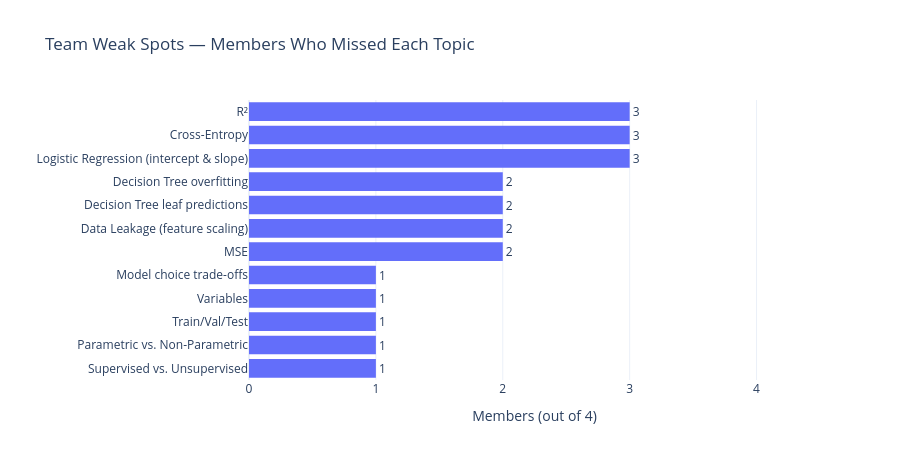

The code cell stored with this chart in its notebook:
### Markdown cell above
### 📋 Team Question-by-Question Breakdown

| # | Topic | Key | Sultan | Eche | John | Antonio | Missed by |
|---|---|:---:|:---:|:---:|:---:|:---:|:---:|
| 1 | Supervised vs. unsupervised | C | C ✅ | A ❌ | C ✅ | C ✅ | 1/4 |
| 2 | Dependent vs. independent variables | A | A ✅ | B ❌ | A ✅ | A ✅ | 1/4 |
| 3 | Train / validation / test | D | D ✅ | C ❌ | D ✅ | D ✅ | 1/4 |
| 4 | MSE | B | E ❌ | E ❌ | B ✅ | B ✅ | 2/4 |
| 5 | R² | E | C ❌ | B ❌ | D ❌ | E ✅ | 3/4 |
| 6 | Residuals & linearization | A | A ✅ | A ✅ | A ✅ | A ✅ | 0/4 |
| 7 | Parametric vs. non-parametric | D | D ✅ | E ❌ | D ✅ | D ✅ | 1/4 |
| 8 | Logistic regression (intercept & slope) | C | E ❌ | C ✅ | E ❌ | E ❌ | 3/4 |
| 9 | Cross-entropy | B | A ❌ | A ❌ | B ✅ | A ❌ | 3/4 |
| 10 | KNN hyperparameter k | E | E ✅ | E ✅ | E ✅ | E ✅ | 0/4 |
| 11 | KNN scaling & data leakage | B | A ❌ | B ✅ | B ✅ | A ❌ | 2/4 |
| 12 | Decision tree leaf prediction | D | E ❌ | D ✅ | D ✅ | A ❌ | 2/4 |
| 13 | Decision tree overfitting | A | A ✅ | D ❌ | A ✅ | D ❌ | 2/4 |
| 14 | Scenario: imbalanced data | E | E ✅ | E ✅ | E ✅ | E ✅ | 0/4 |
| 15 | Behavioral: model choice | C | C ✅ | C ✅ | C ✅ | B ❌ | 1/4 |
| | **Score** | | **9/15** | **7/15** | **13/15** | **9/15** | **Team avg 63.3%** |

**What the team does well:** every member answered residuals (Q6), KNN *k* (Q10) and the imbalanced-data scenario (Q14) correctly.
**Shared weak spots:** logistic-regression arithmetic (3/4), R² (3/4) and cross-entropy (3/4) — the Targeted Practice below starts there.

### Code cell
import pandas as pd
import plotly.express as px

topic_misses = (
    pd.Series([topic for result in quiz_results for topic in result["topics_missed"]])
    .replace({"Data Leakage (KNN feature scaling)": "Data Leakage (feature scaling)"})
    .value_counts()
    .rename_axis("topic")
    .reset_index(name="members_who_missed")
)

fig = px.bar(
    topic_misses.sort_values("members_who_missed"),
    x="members_who_missed",
    y="topic",
    orientation="h",
    text="members_who_missed",
    title="Team Weak Spots — Members Who Missed Each Topic",
    labels={"members_who_missed": "Members (out of 4)", "topic": ""},
    template="plotly_white",
)
fig.update_traces(marker_line_width=0, textposition="outside")
fig.update_layout(xaxis_range=[0, 4.5], height=460)
fig.show()

### Figure 1 — Plotly figure (JSON) as saved in the notebook; plotly's stock layout.template omitted (floating-point values rounded to 4 significant figures)
{"data": [{"hovertemplate": "Members (out of 4)=%{text}<br>=%{y}<extra></extra>", "legendgroup": "", "marker": {"color": "#636efa", "line": {"width": 0}, "pattern": {"shape": ""}}, "name": "", "orientation": "h", "showlegend": false, "text": [1.0, 1.0, 1.0, 1.0, 1.0, 2.0, 2.0, 2.0, 2.0, 3.0, 3.0, 3.0], "textposition": "outside", "type": "bar", "x": [1, 1, 1, 1, 1, 2, 2, 2, 2, 3, 3, 3], "xaxis": "x", "y": ["Supervised vs. Unsupervised", "Parametric vs. Non-Parametric", "Train/Val/Test", "Variables", "Model choice trade-offs", "MSE", "Data Leakage (feature scaling)", "Decision Tree leaf predictions", "Decision Tree overfitting", "Logistic Regression (intercept & slope)", "Cross-Entropy", "R²"], "yaxis": "y"}], "layout": {"barmode": "relative", "height": 460, "legend": {"tracegroupgap": 0}, "title": {"text": "Team Weak Spots — Members Who Missed Each Topic"}, "xaxis": {"anchor": "y", "domain": [0, 1], "range": [0, 4.5], "title": {"text": "Members (out of 4)"}}, "yaxis": {"anchor": "x", "domain": [0, 1], "title": {"text": ""}}}}
